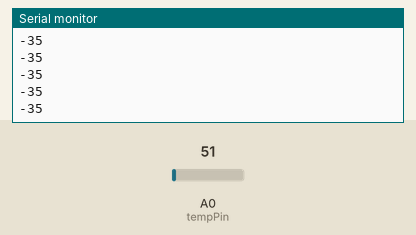
This sketch was run on a simulated Arduino Uno, built with avr-gcc and run on an emulated ATmega328P. Parts: the last lines printed to the serial monitor. Inputs (shaded band) come from the test bench; at power-on: A0 (tempPin) = 51.

Above: at 1.2 s.
1.3 s: A0 (tempPin) set to 61
At 1.31 s:
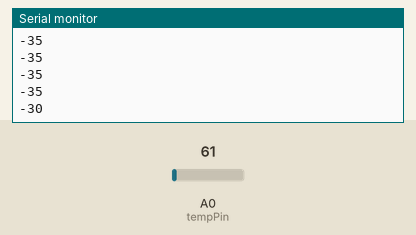
2.8 s: A0 (tempPin) set to 71
At 2.82 s:
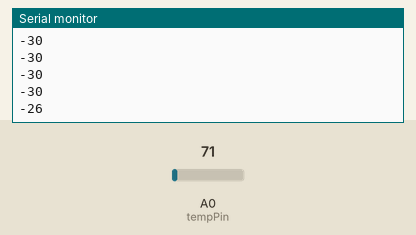
Timing chart, 0 to 5.8 s (numbered marks = the images above; inputs shaded):
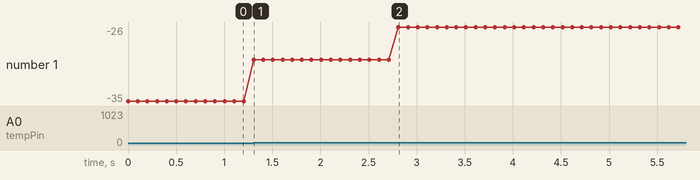

The sketch:

temperature.ino
```cpp
//
// FaBo Brick Sample
//
// brick_analog_temp_lm61ciz
//

#define tempPin A0 // 温度センサーピン

int tempValue = 0; // 温度取得用

void setup() {
  // 温度センサーピンを入力用に設定
  pinMode(tempPin, INPUT);

  // シリアル開始 転送レート：9600bps
  Serial.begin(9600);
}

void loop() {
  // センサーより値を取得(0〜1023)
  tempValue = analogRead(tempPin);

  // 取得した値を電圧に変換 (0〜5000mV)
  tempValue = map(tempValue, 0, 1023, 0, 5000);

  // 変換した電圧を300〜1600の値に変換後、温度に変換 (−30〜100度)
  tempValue = map(tempValue, 300, 1600, -30, 100);

  // 算出した温度を出力
  Serial.println(tempValue);

  delay(100);
}
```

Measured:
- after the input at 1.3 s, the serial monitor: prints a new line at once (image 1)
- after the input at 2.8 s, the serial monitor: prints a new line at once (image 2)
- plotted number 1: -35 → -30 after the input at 1.3 s, -30 → -26 after the input at 2.8 s
